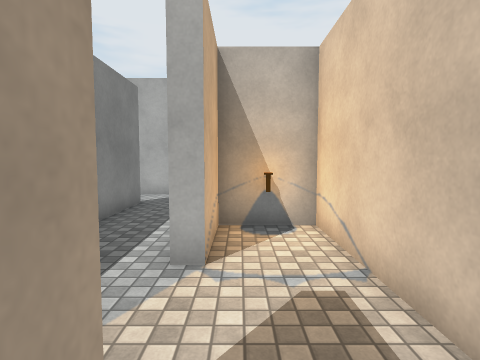
View 1 (above)

22 first-person views from a walk through a Unity game level. The camera is 1.5 m above the floor, tilts 4° down and sees 80° across. The floor is counted in squares, 1 m on a side. Each view is taken from the middle of a square. On the plan, view 1 faces up. The plan holds only what a view shows up to about 14 squares ahead; the rest is blank. The player character is not drawn. Surface patterns are stand-ins for the level's own textures.

View 2
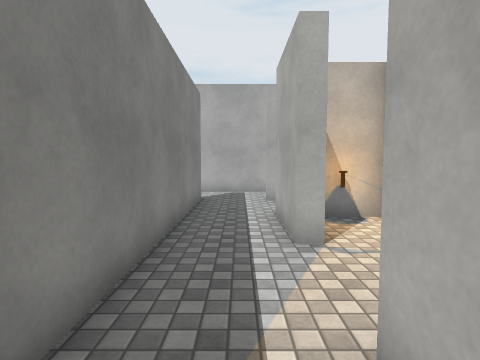

View 3
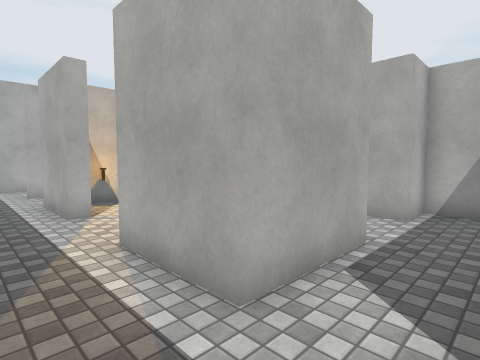

View 4
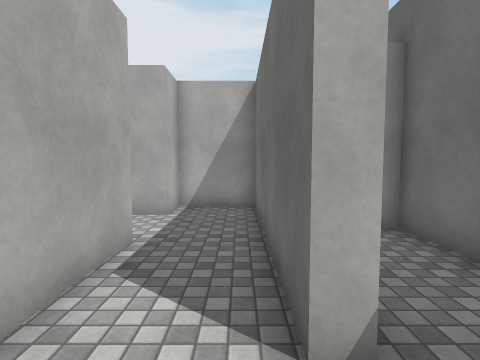

View 5
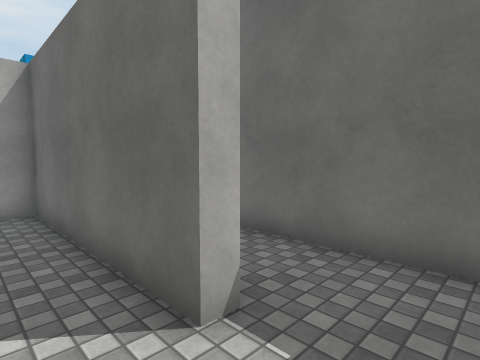

View 6
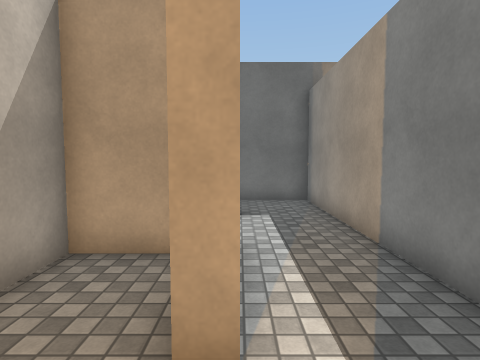

View 7
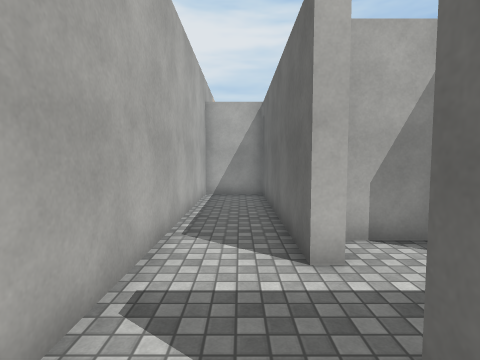

View 8
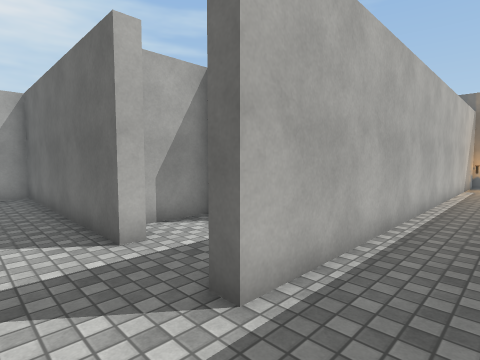

View 9
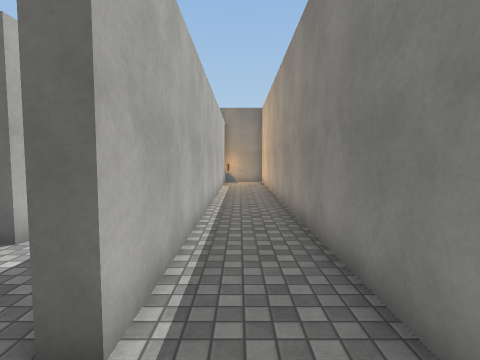

View 10
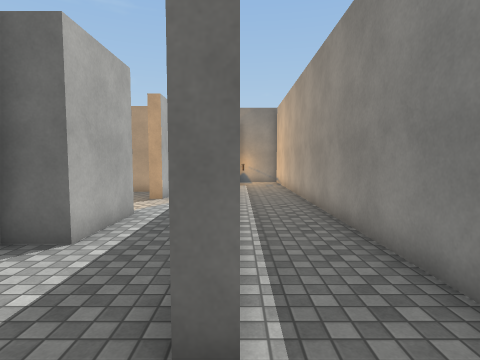

View 11
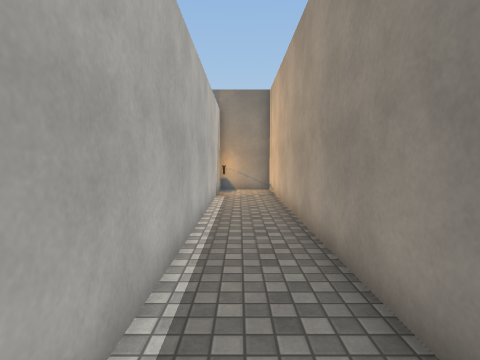

View 12
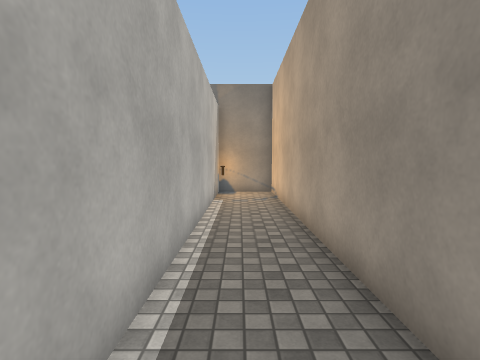

View 13
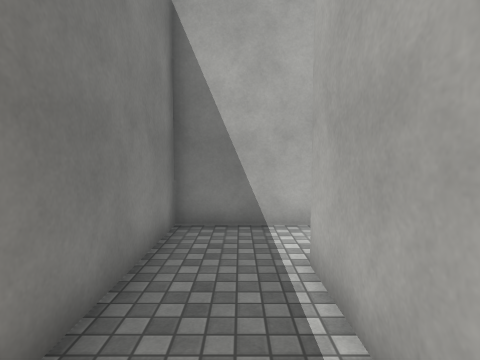

View 14
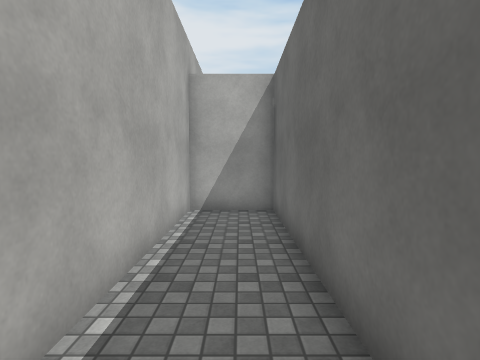

View 15
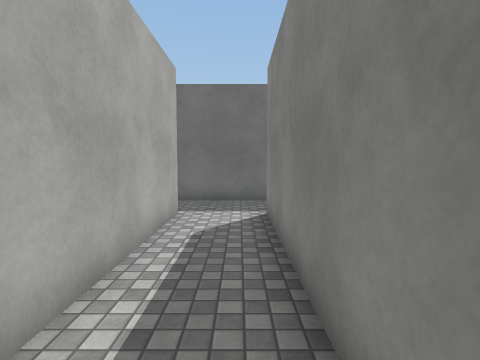

View 16
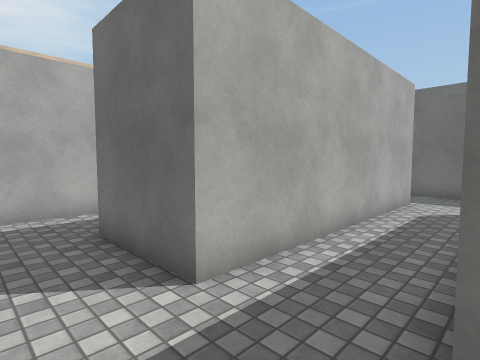

View 17
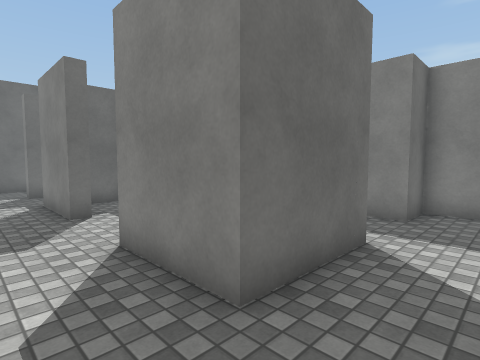

View 18
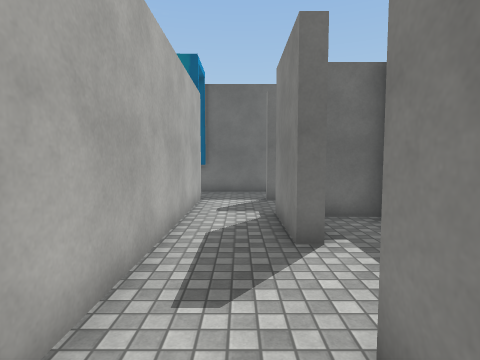

View 19
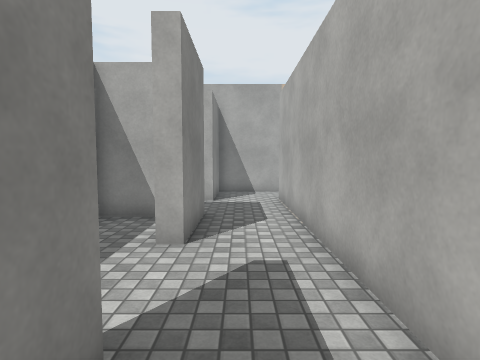

View 20
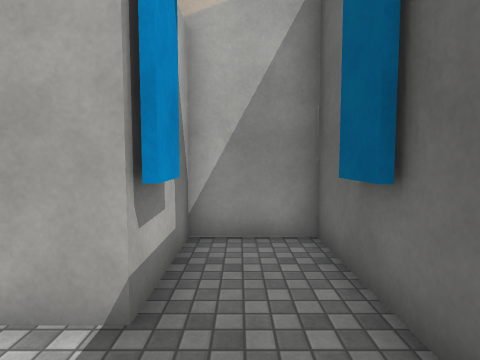

View 21
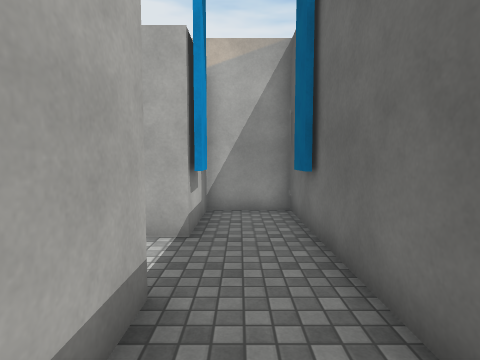

View 22
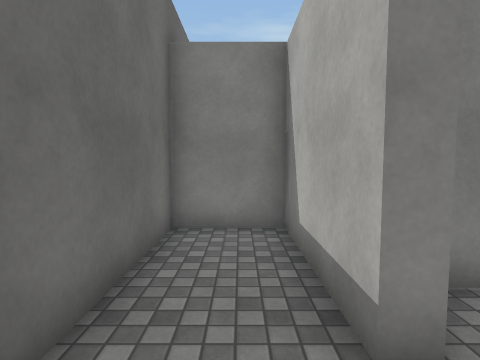

### Floor plan
Points are (right, up) in squares from view 1. A wall is a line through its corners. A room is listed if a view was taken in it or the views show most of it. See-through windows are left out.
Room 1 (views 1, 2, 3, 4, 5, 6, 10, 14, 15, 16, 17, 18, 19, 20, 21, 22)
walls: (1.8, 2) (1.8, 6.5) (-0.5, 6.5) (-0.5, 4) (-1, 4) (-1, 7) (0.2, 7) (0.2, 9.1); (7.4, 1) (8, 1) (8, -2); (6.9, 6.5) (5.2, 6.5); (5.1, -1.5) (6.8, -1.5); (0, -1.5) (1.8, -1.5) (1.8, -0.1); (0.7, 8.2) (0.7, 7) (2.2, 7) (2.2, -2) (-1, -2) (-1, 1) (-0.5, 1) (-0.5, 0.5); (10.5, 4.4) (10.5, 10); (6.8, -3.1) (6.8, -3.6); (-0.5, 9.5) (-1, 9.5) (-1, 10) (7.5, 10) (7.5, 12.5) (-4.5, 12.5); (7.5, -4.5) (8, -4.5) (8, -5) (3.8, -5) (3.8, -7.5) (13.5, -7.5) (13.5, -5) (11.4, -5); (-1, -5.1) (-1, -4.5) (6.3, -4.5) (6.3, -2) (4.7, -2) (4.7, 7) (8, 7) (8, 4) (7.5, 4); (10.5, -4.6) (10.5, 2.6); (-4, 10) (-3.5, 10) (-3.5, -5.5)
ways out: opening at (-4, 11.5) to room 2; opening at (-2.5, -5) to room 3; opening at (9.5, 10) to room 4
objects: other object (1, 6)
Room 2 (views 7, 8, 9, 11, 12, 13)
walls: (-4, -6.2) (-4, 10); (-4.5, 12.5) (-6.5, 12.5) (-6.5, -7.5) (-4, -7.5)
ways out: opening at (-4, 11.5) to room 1
Room 3 (no view inside)
walls: (-3.5, -5.5) (-3.5, -7.5) (3.2, -7.5) (3.2, -7.1)
ways out: opening at (-2.5, -5) to room 1
Room 4 (no view inside)
walls: (10.9, 12.5) (8, 12.5) (8, 9.5)
ways out: opening at (9.5, 10) to room 1; opening at (11, 11.5)

Where each view was taken, in squares from view 1:
view 1: 0 up, 0 right, facing up
view 2: 1 down, 2 left, facing up
view 3: 4 down, 3 left, facing up-right
view 4: 4 down, 3 left, facing right
view 5: 3 down, 3 left, facing down-right
view 6: 3 up, 1 left, facing down
view 7: 11 up, 5 left, facing right
view 8: 12 up, 6 left, facing down-right
view 9: 12 up, 5 left, facing down
view 10: 12 up, 4 left, facing down
view 11: 7 up, 5 left, facing down
view 12: 6 up, 5 left, facing down
view 13: 6 up, 5 left, facing up
view 14: 11 up, 1 left, facing right
view 15: 6 up, 3 right, facing down
view 16: 9 up, 2 right, facing down-right
view 17: 9 up, 10 right, facing down-left
view 18: 6 up, 9 right, facing down
view 19: 1 down, 9 right, facing up
view 20: 6 down, 8 right, facing right
view 21: 6 down, 5 right, facing right
view 22: 6 down, 10 right, facing left
